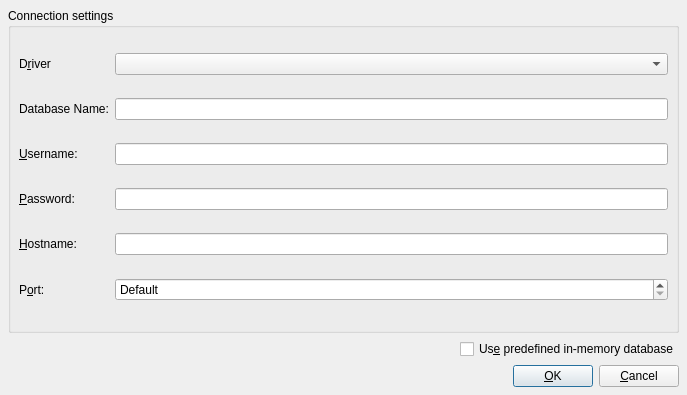
<?xml version="1.0" encoding="UTF-8"?>
<ui version="4.0">
 <class>QSqlConnectionDialogUi</class>
 <widget class="QDialog" name="QSqlConnectionDialogUi">
  <property name="geometry">
   <rect>
    <x>0</x>
    <y>0</y>
    <width>687</width>
    <height>395</height>
   </rect>
  </property>
  <property name="windowTitle">
   <string>Connect...</string>
  </property>
  <layout class="QVBoxLayout">
   <property name="spacing">
    <number>6</number>
   </property>
   <property name="leftMargin">
    <number>8</number>
   </property>
   <property name="topMargin">
    <number>8</number>
   </property>
   <property name="rightMargin">
    <number>8</number>
   </property>
   <property name="bottomMargin">
    <number>8</number>
   </property>
   <item>
    <widget class="QGroupBox" name="connGroupBox">
     <property name="title">
      <string>Connection settings</string>
     </property>
     <layout class="QGridLayout">
      <property name="leftMargin">
       <number>8</number>
      </property>
      <property name="topMargin">
       <number>8</number>
      </property>
      <property name="rightMargin">
       <number>8</number>
      </property>
      <property name="bottomMargin">
       <number>8</number>
      </property>
      <property name="spacing">
       <number>6</number>
      </property>
      <item row="6" column="0">
       <widget class="QLabel" name="textLabel5_2">
        <property name="text">
         <string>P&amp;ort:</string>
        </property>
        <property name="buddy">
         <cstring>portSpinBox</cstring>
        </property>
       </widget>
      </item>
      <item row="6" column="1">
       <widget class="QSpinBox" name="portSpinBox">
        <property name="specialValueText">
         <string>Default</string>
        </property>
        <property name="minimum">
         <number>-1</number>
        </property>
        <property name="maximum">
         <number>65535</number>
        </property>
        <property name="value">
         <number>-1</number>
        </property>
       </widget>
      </item>
      <item row="5" column="0">
       <widget class="QLabel" name="textLabel5">
        <property name="text">
         <string>&amp;Hostname:</string>
        </property>
        <property name="buddy">
         <cstring>editHostname</cstring>
        </property>
       </widget>
      </item>
      <item row="5" column="1">
       <widget class="QLineEdit" name="editHostname"/>
      </item>
      <item row="4" column="1">
       <widget class="QLineEdit" name="editPassword">
        <property name="echoMode">
         <enum>QLineEdit::Password</enum>
        </property>
       </widget>
      </item>
      <item row="3" column="1">
       <widget class="QLineEdit" name="editUsername"/>
      </item>
      <item row="4" column="0">
       <widget class="QLabel" name="textLabel4_2">
        <property name="text">
         <string>&amp;Password:</string>
        </property>
        <property name="buddy">
         <cstring>editPassword</cstring>
        </property>
       </widget>
      </item>
      <item row="0" column="1">
       <widget class="QComboBox" name="comboDriver"/>
      </item>
      <item row="0" column="0">
       <widget class="QLabel" name="textLabel2">
        <property name="text">
         <string>D&amp;river</string>
        </property>
        <property name="buddy">
         <cstring>comboDriver</cstring>
        </property>
       </widget>
      </item>
      <item row="3" column="0">
       <widget class="QLabel" name="textLabel4">
        <property name="text">
         <string>&amp;Username:</string>
        </property>
        <property name="buddy">
         <cstring>editUsername</cstring>
        </property>
       </widget>
      </item>
      <item row="1" column="1">
       <layout class="QHBoxLayout" name="horizontalLayout">
        <item>
         <widget class="QLineEdit" name="editDatabase"/>
        </item>
       </layout>
      </item>
      <item row="1" column="0">
       <widget class="QLabel" name="textLabel3">
        <property name="text">
         <string>Database Name:</string>
        </property>
        <property name="buddy">
         <cstring>editDatabase</cstring>
        </property>
       </widget>
      </item>
     </layout>
    </widget>
   </item>
   <item>
    <layout class="QHBoxLayout">
     <property name="spacing">
      <number>6</number>
     </property>
     <property name="leftMargin">
      <number>0</number>
     </property>
     <property name="topMargin">
      <number>0</number>
     </property>
     <property name="rightMargin">
      <number>0</number>
     </property>
     <property name="bottomMargin">
      <number>0</number>
     </property>
     <item>
      <spacer>
       <property name="orientation">
        <enum>Qt::Horizontal</enum>
       </property>
       <property name="sizeHint" stdset="0">
        <size>
         <width>40</width>
         <height>20</height>
        </size>
       </property>
      </spacer>
     </item>
     <item>
      <widget class="QCheckBox" name="dbCheckBox">
       <property name="text">
        <string>Us&amp;e predefined in-memory database</string>
       </property>
      </widget>
     </item>
    </layout>
   </item>
   <item>
    <layout class="QHBoxLayout">
     <property name="spacing">
      <number>6</number>
     </property>
     <property name="leftMargin">
      <number>0</number>
     </property>
     <property name="topMargin">
      <number>0</number>
     </property>
     <property name="rightMargin">
      <number>0</number>
     </property>
     <property name="bottomMargin">
      <number>0</number>
     </property>
     <item>
      <spacer>
       <property name="orientation">
        <enum>Qt::Horizontal</enum>
       </property>
       <property name="sizeType">
        <enum>QSizePolicy::Expanding</enum>
       </property>
       <property name="sizeHint" stdset="0">
        <size>
         <width>20</width>
         <height>20</height>
        </size>
       </property>
      </spacer>
     </item>
     <item>
      <widget class="QPushButton" name="okButton">
       <property name="text">
        <string>&amp;OK</string>
       </property>
       <property name="default">
        <bool>true</bool>
       </property>
      </widget>
     </item>
     <item>
      <widget class="QPushButton" name="cancelButton">
       <property name="text">
        <string>&amp;Cancel</string>
       </property>
      </widget>
     </item>
    </layout>
   </item>
  </layout>
 </widget>
 <tabstops>
  <tabstop>comboDriver</tabstop>
  <tabstop>editUsername</tabstop>
  <tabstop>editPassword</tabstop>
  <tabstop>editHostname</tabstop>
  <tabstop>portSpinBox</tabstop>
  <tabstop>dbCheckBox</tabstop>
  <tabstop>okButton</tabstop>
  <tabstop>cancelButton</tabstop>
 </tabstops>
 <resources/>
 <connections/>
</ui>
